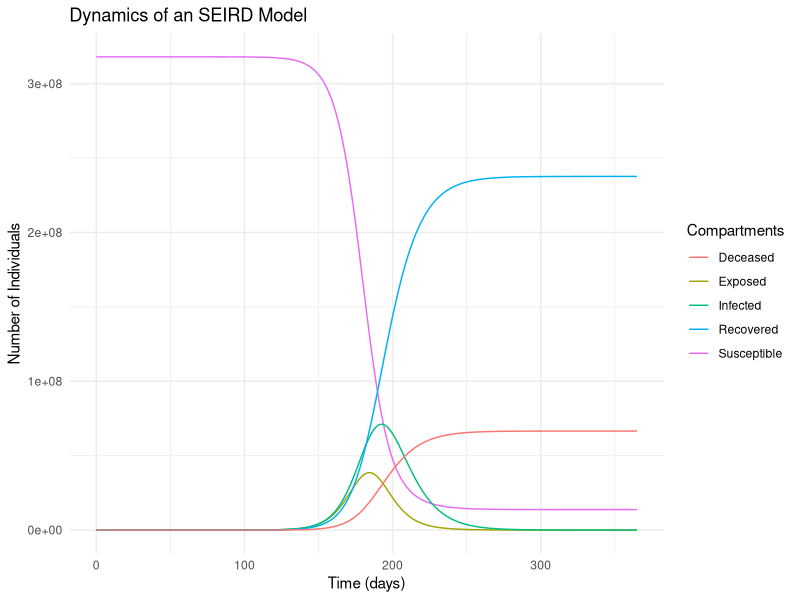

Source code (R):
## ---- chunk 1
library(deSolve)
library(tidyverse)

# Parameters
N <- 318e6  # Total population
initial_infected <- 1
initial_exposed <- 0
initial_recovered <- 0
initial_deceased <- 0
beta <- 0.3   # Transmission rate
gamma <- 1/14 # Recovery rate (14 days recovery period)
mu <- 0.02    # Mortality rate
sigma <- 1/5 # Transition rate from exposed to infectious (5 days incubation period)


# Initial state
initial_state <- c(S = N - initial_infected - initial_exposed - initial_recovered - initial_deceased,
                   E = initial_exposed,
                   I = initial_infected,
                   R = initial_recovered,
                   D = initial_deceased)

# SEIRD model equations
seird_model <- function(time, state, parameters) {
    with(as.list(c(state, parameters)), {
        dS <- -beta * S * I / N
        dE <- beta * S * I / N - sigma * E
        dI <- sigma * E - gamma * I - mu * I
        dR <- gamma * I
        dD <- mu * I
        return(list(c(dS, dE, dI, dR, dD)))
    })
}

# Time
time <- seq(0, 365, by = 1) # 6 months

# Solve the differential equations
output <- ode(y = initial_state, times = time, func = seird_model, parms = NULL)

# Convert output to data frame
output_df <- as.data.frame(output)

# Create plot with ggplot
ggplot(data = output_df, aes(x = time)) +
  geom_line(aes(y = S, color = "Susceptible")) +
  geom_line(aes(y = E, color = "Exposed")) +
  geom_line(aes(y = I, color = "Infected")) +
  geom_line(aes(y = R, color = "Recovered")) +
  geom_line(aes(y = D, color = "Deceased")) +
  labs(title = "Dynamics of an SEIRD Model",
       x = "Time (days)",
       y = "Number of Individuals",
       color = "Compartments") +
  theme_minimal()
